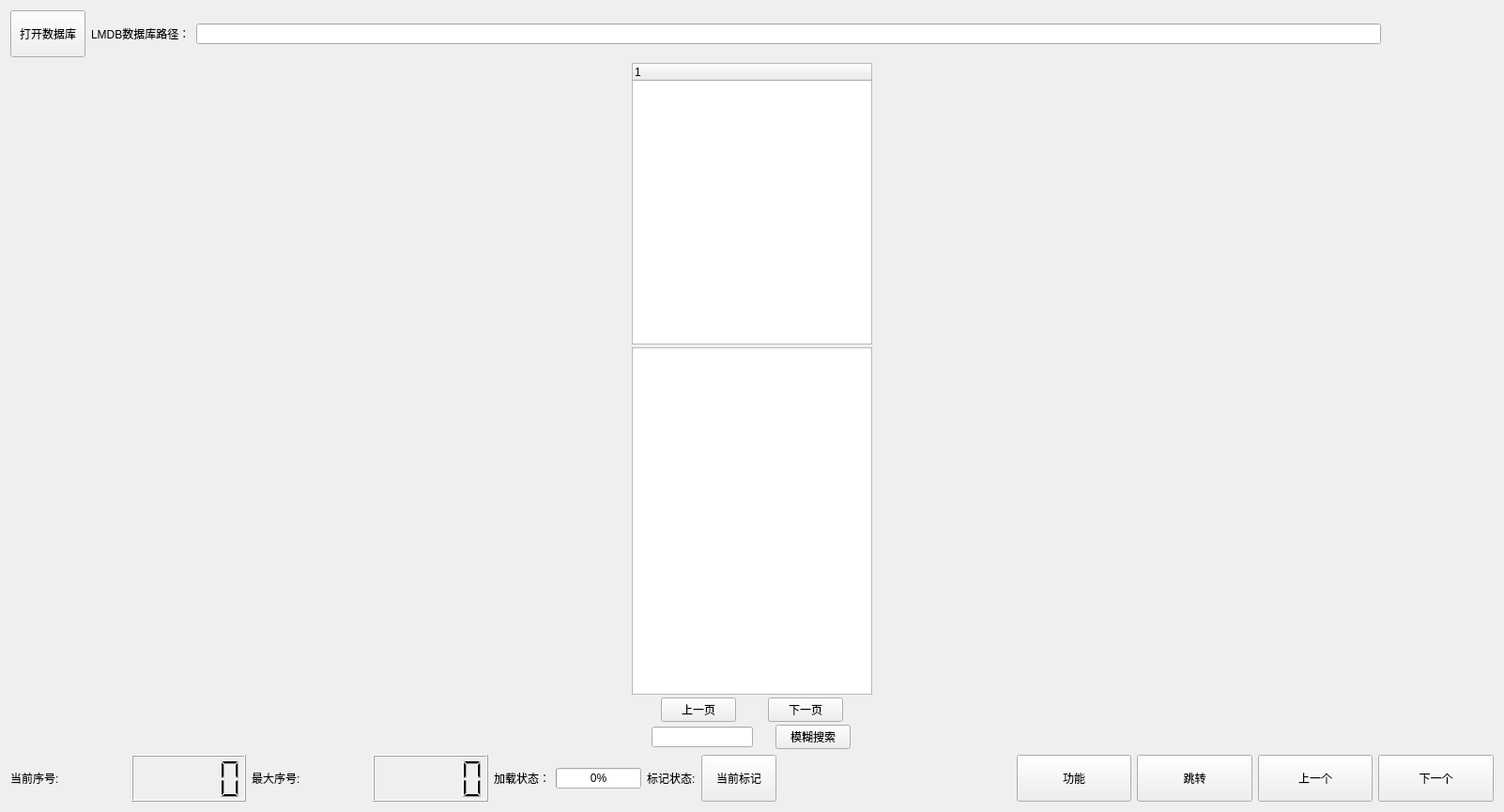
<?xml version="1.0" encoding="UTF-8"?>
<ui version="4.0">
 <class>Form</class>
 <widget class="QWidget" name="Form">
  <property name="windowModality">
   <enum>Qt::NonModal</enum>
  </property>
  <property name="geometry">
   <rect>
    <x>0</x>
    <y>0</y>
    <width>1602</width>
    <height>865</height>
   </rect>
  </property>
  <property name="sizePolicy">
   <sizepolicy hsizetype="Fixed" vsizetype="Fixed">
    <horstretch>0</horstretch>
    <verstretch>0</verstretch>
   </sizepolicy>
  </property>
  <property name="windowTitle">
   <string>LMDB查看器</string>
  </property>
  <layout class="QGridLayout" name="gridLayout">
   <item row="0" column="0">
    <layout class="QVBoxLayout" name="verticalLayout">
     <item>
      <layout class="QHBoxLayout" name="horizontalLayout_3">
       <item>
        <widget class="QPushButton" name="openmdbBt">
         <property name="sizePolicy">
          <sizepolicy hsizetype="Fixed" vsizetype="Preferred">
           <horstretch>0</horstretch>
           <verstretch>0</verstretch>
          </sizepolicy>
         </property>
         <property name="text">
          <string>打开数据库</string>
         </property>
        </widget>
       </item>
       <item>
        <widget class="QLabel" name="label">
         <property name="sizePolicy">
          <sizepolicy hsizetype="Fixed" vsizetype="Minimum">
           <horstretch>0</horstretch>
           <verstretch>0</verstretch>
          </sizepolicy>
         </property>
         <property name="text">
          <string>LMDB数据库路径：</string>
         </property>
        </widget>
       </item>
       <item>
        <widget class="QLineEdit" name="path_label"/>
       </item>
       <item>
        <spacer name="horizontalSpacer_4">
         <property name="orientation">
          <enum>Qt::Horizontal</enum>
         </property>
         <property name="sizeType">
          <enum>QSizePolicy::Fixed</enum>
         </property>
         <property name="sizeHint" stdset="0">
          <size>
           <width>120</width>
           <height>50</height>
          </size>
         </property>
        </spacer>
       </item>
      </layout>
     </item>
     <item>
      <layout class="QHBoxLayout" name="horizontalLayout">
       <item>
        <layout class="QVBoxLayout" name="verticalLayout_2">
         <property name="spacing">
          <number>3</number>
         </property>
         <property name="sizeConstraint">
          <enum>QLayout::SetFixedSize</enum>
         </property>
         <item>
          <widget class="QTreeWidget" name="treeWidget">
           <property name="sizePolicy">
            <sizepolicy hsizetype="Fixed" vsizetype="Minimum">
             <horstretch>0</horstretch>
             <verstretch>0</verstretch>
            </sizepolicy>
           </property>
           <property name="minimumSize">
            <size>
             <width>0</width>
             <height>300</height>
            </size>
           </property>
           <property name="autoFillBackground">
            <bool>false</bool>
           </property>
           <column>
            <property name="text">
             <string notr="true">1</string>
            </property>
           </column>
          </widget>
         </item>
         <item>
          <widget class="QListView" name="NameView">
           <property name="sizePolicy">
            <sizepolicy hsizetype="Fixed" vsizetype="Expanding">
             <horstretch>0</horstretch>
             <verstretch>0</verstretch>
            </sizepolicy>
           </property>
           <property name="flow">
            <enum>QListView::TopToBottom</enum>
           </property>
          </widget>
         </item>
         <item>
          <layout class="QHBoxLayout" name="horizontalLayout_6">
           <item>
            <widget class="QPushButton" name="Pre_view_Button">
             <property name="sizePolicy">
              <sizepolicy hsizetype="Fixed" vsizetype="Preferred">
               <horstretch>0</horstretch>
               <verstretch>0</verstretch>
              </sizepolicy>
             </property>
             <property name="text">
              <string>上一页</string>
             </property>
            </widget>
           </item>
           <item>
            <widget class="QPushButton" name="Next_view_Button">
             <property name="sizePolicy">
              <sizepolicy hsizetype="Fixed" vsizetype="Preferred">
               <horstretch>0</horstretch>
               <verstretch>0</verstretch>
              </sizepolicy>
             </property>
             <property name="text">
              <string>下一页</string>
             </property>
            </widget>
           </item>
          </layout>
         </item>
         <item>
          <layout class="QHBoxLayout" name="horizontalLayout_4">
           <property name="sizeConstraint">
            <enum>QLayout::SetDefaultConstraint</enum>
           </property>
           <property name="leftMargin">
            <number>0</number>
           </property>
           <item>
            <widget class="QLineEdit" name="search_edit">
             <property name="sizePolicy">
              <sizepolicy hsizetype="Fixed" vsizetype="Fixed">
               <horstretch>0</horstretch>
               <verstretch>0</verstretch>
              </sizepolicy>
             </property>
            </widget>
           </item>
           <item>
            <widget class="QPushButton" name="SearchButton">
             <property name="sizePolicy">
              <sizepolicy hsizetype="Fixed" vsizetype="Preferred">
               <horstretch>0</horstretch>
               <verstretch>0</verstretch>
              </sizepolicy>
             </property>
             <property name="text">
              <string>模糊搜索</string>
             </property>
            </widget>
           </item>
          </layout>
         </item>
        </layout>
       </item>
      </layout>
     </item>
     <item>
      <layout class="QHBoxLayout" name="horizontalLayout_2">
       <item>
        <widget class="QLabel" name="label_3">
         <property name="text">
          <string>当前序号:</string>
         </property>
        </widget>
       </item>
       <item>
        <widget class="QLCDNumber" name="NowNumber"/>
       </item>
       <item>
        <widget class="QLabel" name="label_2">
         <property name="text">
          <string>最大序号:</string>
         </property>
        </widget>
       </item>
       <item>
        <widget class="QLCDNumber" name="MaxNumber"/>
       </item>
       <item>
        <widget class="QLabel" name="label_4">
         <property name="sizePolicy">
          <sizepolicy hsizetype="Fixed" vsizetype="Preferred">
           <horstretch>0</horstretch>
           <verstretch>0</verstretch>
          </sizepolicy>
         </property>
         <property name="text">
          <string>加载状态：</string>
         </property>
        </widget>
       </item>
       <item>
        <widget class="QProgressBar" name="fun_progressBar">
         <property name="sizePolicy">
          <sizepolicy hsizetype="Fixed" vsizetype="Fixed">
           <horstretch>0</horstretch>
           <verstretch>0</verstretch>
          </sizepolicy>
         </property>
         <property name="value">
          <number>0</number>
         </property>
        </widget>
       </item>
       <item>
        <widget class="QLabel" name="state_label">
         <property name="sizePolicy">
          <sizepolicy hsizetype="Fixed" vsizetype="Preferred">
           <horstretch>0</horstretch>
           <verstretch>0</verstretch>
          </sizepolicy>
         </property>
         <property name="text">
          <string>标记状态:</string>
         </property>
        </widget>
       </item>
       <item>
        <widget class="QPushButton" name="state_bt">
         <property name="sizePolicy">
          <sizepolicy hsizetype="Fixed" vsizetype="Preferred">
           <horstretch>0</horstretch>
           <verstretch>0</verstretch>
          </sizepolicy>
         </property>
         <property name="text">
          <string>当前标记</string>
         </property>
        </widget>
       </item>
       <item>
        <spacer name="horizontalSpacer_2">
         <property name="orientation">
          <enum>Qt::Horizontal</enum>
         </property>
         <property name="sizeType">
          <enum>QSizePolicy::Fixed</enum>
         </property>
         <property name="sizeHint" stdset="0">
          <size>
           <width>250</width>
           <height>50</height>
          </size>
         </property>
        </spacer>
       </item>
       <item>
        <widget class="QPushButton" name="functionButton">
         <property name="sizePolicy">
          <sizepolicy hsizetype="Preferred" vsizetype="Preferred">
           <horstretch>0</horstretch>
           <verstretch>0</verstretch>
          </sizepolicy>
         </property>
         <property name="text">
          <string>功能</string>
         </property>
        </widget>
       </item>
       <item>
        <widget class="QPushButton" name="JumpButton">
         <property name="sizePolicy">
          <sizepolicy hsizetype="Minimum" vsizetype="Preferred">
           <horstretch>0</horstretch>
           <verstretch>0</verstretch>
          </sizepolicy>
         </property>
         <property name="text">
          <string>跳转</string>
         </property>
        </widget>
       </item>
       <item>
        <widget class="QPushButton" name="PreButton">
         <property name="sizePolicy">
          <sizepolicy hsizetype="Minimum" vsizetype="Preferred">
           <horstretch>0</horstretch>
           <verstretch>0</verstretch>
          </sizepolicy>
         </property>
         <property name="text">
          <string>上一个</string>
         </property>
        </widget>
       </item>
       <item>
        <widget class="QPushButton" name="NextButton">
         <property name="sizePolicy">
          <sizepolicy hsizetype="Minimum" vsizetype="Preferred">
           <horstretch>0</horstretch>
           <verstretch>0</verstretch>
          </sizepolicy>
         </property>
         <property name="text">
          <string>下一个</string>
         </property>
        </widget>
       </item>
      </layout>
     </item>
    </layout>
   </item>
  </layout>
 </widget>
 <resources/>
 <connections/>
</ui>
